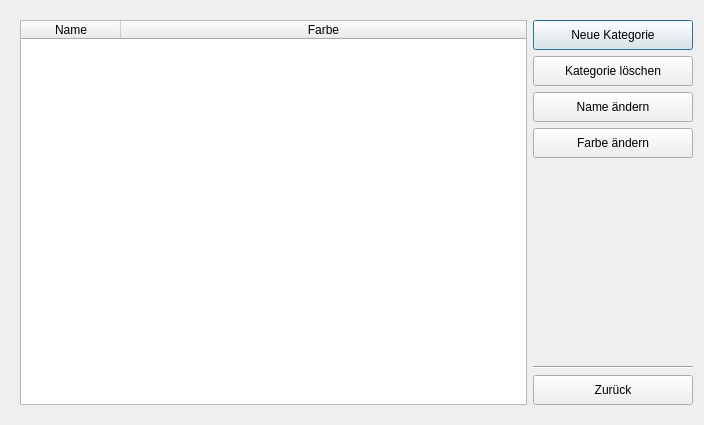
<?xml version="1.0" encoding="UTF-8"?>
<ui version="4.0">
 <class>ManageLabelsWindow</class>
 <widget class="QDialog" name="ManageLabelsWindow">
  <property name="geometry">
   <rect>
    <x>0</x>
    <y>0</y>
    <width>704</width>
    <height>425</height>
   </rect>
  </property>
  <property name="minimumSize">
   <size>
    <width>704</width>
    <height>425</height>
   </size>
  </property>
  <property name="windowTitle">
   <string>Kategorien verwalten</string>
  </property>
  <layout class="QVBoxLayout" name="verticalLayout">
   <item>
    <widget class="QWidget" name="widget" native="true">
     <layout class="QHBoxLayout" name="horizontalLayout">
      <property name="rightMargin">
       <number>0</number>
      </property>
      <item>
       <widget class="QTableWidget" name="tableLabels">
        <property name="editTriggers">
         <set>QAbstractItemView::NoEditTriggers</set>
        </property>
        <property name="selectionMode">
         <enum>QAbstractItemView::SingleSelection</enum>
        </property>
        <property name="selectionBehavior">
         <enum>QAbstractItemView::SelectItems</enum>
        </property>
        <property name="columnCount">
         <number>2</number>
        </property>
        <attribute name="horizontalHeaderStretchLastSection">
         <bool>true</bool>
        </attribute>
        <column>
         <property name="text">
          <string>Name</string>
         </property>
        </column>
        <column>
         <property name="text">
          <string>Farbe</string>
         </property>
        </column>
       </widget>
      </item>
      <item>
       <widget class="QWidget" name="widget_2" native="true">
        <property name="minimumSize">
         <size>
          <width>140</width>
          <height>0</height>
         </size>
        </property>
        <layout class="QVBoxLayout" name="verticalLayout_2">
         <property name="leftMargin">
          <number>0</number>
         </property>
         <property name="topMargin">
          <number>0</number>
         </property>
         <property name="rightMargin">
          <number>0</number>
         </property>
         <property name="bottomMargin">
          <number>0</number>
         </property>
         <item>
          <widget class="QPushButton" name="buttonNewLabel">
           <property name="minimumSize">
            <size>
             <width>160</width>
             <height>30</height>
            </size>
           </property>
           <property name="text">
            <string>Neue Kategorie</string>
           </property>
          </widget>
         </item>
         <item>
          <widget class="QPushButton" name="buttonDeleteLabel">
           <property name="minimumSize">
            <size>
             <width>160</width>
             <height>30</height>
            </size>
           </property>
           <property name="text">
            <string>Kategorie löschen</string>
           </property>
          </widget>
         </item>
         <item>
          <widget class="QPushButton" name="buttonChangeName">
           <property name="minimumSize">
            <size>
             <width>160</width>
             <height>30</height>
            </size>
           </property>
           <property name="text">
            <string>Name ändern</string>
           </property>
          </widget>
         </item>
         <item>
          <widget class="QPushButton" name="buttonChangeColor">
           <property name="minimumSize">
            <size>
             <width>160</width>
             <height>30</height>
            </size>
           </property>
           <property name="text">
            <string>Farbe ändern</string>
           </property>
          </widget>
         </item>
         <item>
          <spacer name="verticalSpacer">
           <property name="orientation">
            <enum>Qt::Vertical</enum>
           </property>
           <property name="sizeHint" stdset="0">
            <size>
             <width>20</width>
             <height>40</height>
            </size>
           </property>
          </spacer>
         </item>
         <item>
          <widget class="QWidget" name="widget_3" native="true">
           <layout class="QVBoxLayout" name="verticalLayout_3">
            <property name="leftMargin">
             <number>0</number>
            </property>
            <property name="rightMargin">
             <number>0</number>
            </property>
            <property name="bottomMargin">
             <number>0</number>
            </property>
            <item>
             <widget class="Line" name="line">
              <property name="orientation">
               <enum>Qt::Horizontal</enum>
              </property>
             </widget>
            </item>
            <item>
             <widget class="QPushButton" name="buttonBack">
              <property name="minimumSize">
               <size>
                <width>160</width>
                <height>30</height>
               </size>
              </property>
              <property name="text">
               <string>Zurück</string>
              </property>
             </widget>
            </item>
           </layout>
          </widget>
         </item>
        </layout>
       </widget>
      </item>
     </layout>
    </widget>
   </item>
  </layout>
 </widget>
 <resources/>
 <connections>
  <connection>
   <sender>buttonBack</sender>
   <signal>clicked()</signal>
   <receiver>ManageLabelsWindow</receiver>
   <slot>close()</slot>
   <hints>
    <hint type="sourcelabel">
     <x>654</x>
     <y>396</y>
    </hint>
    <hint type="destinationlabel">
     <x>701</x>
     <y>425</y>
    </hint>
   </hints>
  </connection>
 </connections>
</ui>
